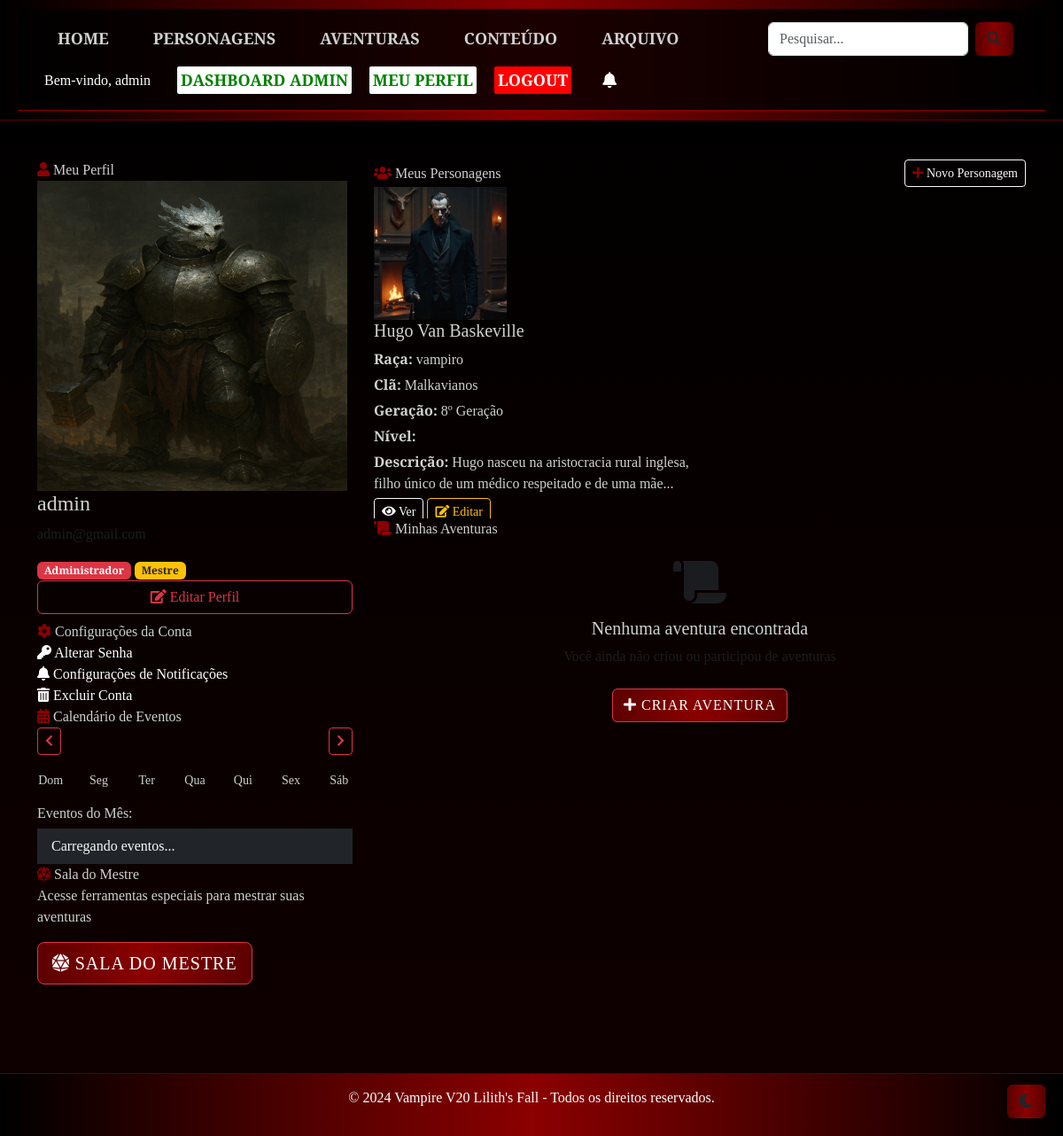
The app's page /player_dashboard (signed in) with its own data.
### app.py (models this page shows, shortened)
class User(UserMixin, db.Model):
    id = db.Column(db.Integer, primary_key=True)
    user = db.Column(db.String(150), unique=True, nullable=False)
    email = db.Column(db.String(150), unique=True, nullable=False)
    password = db.Column(db.String(150), nullable=False)
    is_admin = db.Column(db.Boolean, default=False)
    is_master = db.Column(db.Boolean, default=False)
    reset_token = db.Column(db.String(100), nullable=True)  # Token para recuperação de senha
    user_image = db.Column(db.String(255), nullable=True)  # Caminho da imagem do usuário
    adventure_notifications = db.Column(db.Boolean, default=True)
    character_notifications = db.Column(db.Boolean, default=True)
    system_notifications = db.Column(db.Boolean, default=True)

class ImportantCharacter(db.Model):
    id = db.Column(db.Integer, primary_key=True)
    name = db.Column(db.String(100), nullable=False)
    race = db.Column(db.String(50), nullable=False)  # Ex: 'vampire', 'human', 'demon', etc.
    clan = db.Column(db.String(100), nullable=False)
    bloodline = db.Column(db.String)
    personalidade = db.Column(db.Text)
    poderes_habilidades = db.Column(db.Text)
    conexoes = db.Column(db.Text)
    description = db.Column(db.Text, nullable=False)
    image = db.Column(db.String(255), nullable=True)  # Caminho da imagem
    created_by = db.Column(db.Integer, db.ForeignKey('user.id'))  # Criador do personagem
    visible = db.Column(db.Boolean, default=False, nullable=False)  # Visível para todos

### app.py (the view)
@app.route('/player_dashboard')
@login_required
def player_dashboard():
    user_characters = ImportantCharacter.query.filter_by(created_by=current_user.id).all()
    user_adventures = Adventure.query.filter_by(creator_id=current_user.id).all()
    return render_template('player_dashboard.html', user_characters=user_characters, user_adventures=user_adventures)

### templates/player_dashboard.html (shortened to what this page needs)
{% extends 'base.html' %}
{% block content %}
<div class="container mt-4">
    <div class="row">
        <div class="col-md-4">
            <div class="player-dashboard-card">
                <div class="card-header">
                    <i class="fas fa-user"></i> Meu Perfil
                </div>
                <div class="card-body">
                    <div class="profile-section">
                        {% if current_user.user_image %}
                           <img src="{{ url_for('static', filename=current_user.user_image) }}" class="profile-image" alt="Imagem de Perfil" style="height: 350px; width: 350px;">
                        {% else %}
                            <img src="{{ url_for('static', filename='img/user.jpg') }}" class="profile-image" alt="Imagem de Perfil" style="height: 350px; width: 350px;">
                        {% endif %}
                        <div class="profile-info">
                            <h4>{{ current_user.user }}</h4>
                            <p class="text-muted">{{ current_user.email }}</p>
                            {% if current_user.is_admin %}
                                <span class="badge bg-danger">Administrador</span>
                            {% endif %}
                            {% if current_user.is_master %}
                                <span class="badge bg-warning text-dark">Mestre</span>
                            {% endif %}
                        </div>
                    </div>
                    <a href="#" class="btn btn-outline-danger w-100 mb-2" data-bs-toggle="modal" data-bs-target="#editProfileModal">
                        <i class="fas fa-edit"></i> Editar Perfil
                    </a>
                </div>
            </div>
            <div class="player-dashboard-card">
                <div class="card-header">
                    <i class="fas fa-cog"></i> Configurações da Conta
                </div>
                <div class="card-body">
                    <a href="#" class="settings-option d-block text-decoration-none text-white" data-bs-toggle="modal" data-bs-target="#changePasswordModal">
                        <i class="fas fa-key"></i> Alterar Senha
                    </a>
                    <a href="#" class="settings-option d-block text-decoration-none text-white" data-bs-toggle="modal" data-bs-target="#notificationSettingsModal">
                        <i class="fas fa-bell"></i> Configurações de Notificações
                    </a>
                    <a href="#" class="settings-option d-block text-decoration-none text-white" data-bs-toggle="modal" data-bs-target="#deleteAccountModal">
                        <i class="fas fa-trash-alt"></i> Excluir Conta
                    </a>
                </div>
            </div>
            <div class="player-dashboard-card">
                <div class="card-header">
                    <i class="fas fa-calendar-alt"></i> Calendário de Eventos
                </div>
                <div class="card-body">
                    <div id="calendar-container">
                        <div class="d-flex justify-content-between align-items-center mb-3">
                            <button id="prev-month" class="btn btn-sm btn-outline-danger">
                                <i class="fas fa-chevron-left"></i>
                            </button>
                            <button id="next-month" class="btn btn-sm btn-outline-danger">
                                <i class="fas fa-chevron-right"></i>
                            </button>
                        </div>
                        <div class="row mb-2">
                            <div class="col text-center"><small>Dom</small></div>
                            <div class="col text-center"><small>Seg</small></div>
                            <div class="col text-center"><small>Ter</small></div>
                            <div class="col text-center"><small>Qua</small></div>
                            <div class="col text-center"><small>Qui</small></div>
                            <div class="col text-center"><small>Sex</small></div>
                            <div class="col text-center"><small>Sáb</small></div>
                        </div>
                        <div class="mt-3">
                            <h6>Eventos do Mês:</h6>
                            <ul id="events-list" class="list-group list-group-flush">
                                <li class="list-group-item bg-dark text-light border-danger">Carregando eventos...</li>
                            </ul>
                        </div>
                    </div>
                </div>
            </div>
            {% if current_user.is_master %}
            <div class="player-dashboard-card">
                <div class="card-header">
                    <i class="fas fa-dice-d20"></i> Sala do Mestre
                </div>
                <div class="card-body">
                    <p>Acesse ferramentas especiais para mestrar suas aventuras</p>
                    <a href="{{ url_for('sala_do_mestre') }}" class="btn btn-danger btn-lg">
                        <i class="fas fa-dice-d20"></i> Sala do Mestre
                    </a>
                </div>
            </div>
            {% endif %}
        </div>
        <div class="col-md-8">
            <div class="player-dashboard-card">
                <div class="card-header d-flex justify-content-between align-items-center">
                    <div>
                        <i class="fas fa-users"></i> Meus Personagens
                    </div>
                    <a href="{{ url_for('create_character') }}" class="btn btn-sm btn-outline-light">
                        <i class="fas fa-plus"></i> Novo Personagem
                    </a>
                </div>
                <div class="card-body">
                    {% if user_characters %}
                        <div class="row">
                            <div class="col-12">
                                <div class="character-container" style="max-height: 400px; overflow-y: auto;">
                                    <div class="row">
                                        {% for character in user_characters %}
                                            <div class="col-md-6 mb-4">
                                                <div class="character-card" style="height: 350px;">
                                                    {% if character.image %}
                                                        <img src="{{ url_for('static', filename=character.image) }}" class="character-img" alt="{{ character.name }}" style="height: 150px;">
                                                    {% else %}
                                                        <img src="{{ url_for('static', filename='img/default.jpg') }}" class="character-img" alt="Imagem padrão" style="height: 150px;">
                                                    {% endif %}
                                                    <div class="character-info">
                                                        <h5>{{ character.name }}</h5>
                                                        <p class="mb-1"><strong>Raça:</strong> {{ character.race }}</p>
                                                        {% if character.race.lower() == "vampiro" %}
                                                            <p class="mb-1"><strong>Clã:</strong> {{ character.clan }}</p>
                                                            <p class="mb-1"><strong>Geração:</strong> {{ character.bloodline }}</p>
                                                            <p class="mb-1"><strong>Nível:</strong> {{ character.level }}</p>
                                                        {% endif %}
                                                        <p class="mb-1"><strong>Descrição:</strong> {{ character.description|truncate(100) }}</p>
                                                    </div>
                                                    <div class="character-actions">
                                                        <a href="{{ url_for('character_detail', character_id=character.id) }}" class="btn btn-sm btn-outline-light">
                                                            <i class="fas fa-eye"></i> Ver
                                                        </a>
                                                        <a href="{{ url_for('edit_character', character_id=character.id) }}" class="btn btn-sm btn-outline-warning">
                                                            <i class="fas fa-edit"></i> Editar
                                                        </a>
                                                    </div>
                                                </div>
                                            </div>
                                        {% endfor %}
                                    </div>
                                </div>
                            </div>
                        </div>
                    {% endif %}
                </div>
            </div>
            <div class="player-dashboard-card">
                <div class="card-header">
                    <i class="fas fa-scroll"></i> Minhas Aventuras
                </div>
                <div class="card-body">
                    {% if user_adventures %}
                        <div class="activity-container" style="max-height: 400px; overflow-y: auto;">
                            <div class="row">
                                {% for adventure in user_adventures|sort(attribute='id', reverse=True) %}
                                    <div class="col-md-6 mb-3">
                                        <div class="activity-item" style="height: 200px; overflow-y: auto;">
                                            <h5>{{ adventure.title }}</h5>
                                            <p><strong>Solicitante:</strong> {{ adventure.requester }}</p>
                                            <p><strong>Recompensa:</strong> {{ adventure.reward }}</p>
                                            <p><strong>Status:</strong> <span class="badge {% if adventure.status == 'Disponivel' %}bg-success{% elif adventure.status == 'Em andamento' %}bg-warning{% else %}bg-danger{% endif %}">{{ adventure.status }}</span></p>
                                            <p><strong>Descrição:</strong> {{ adventure.description|truncate(100) }}</p>
                                            <a href="{{ url_for('adventure_detail', adventure_id=adventure.id) }}" class="btn btn-sm btn-outline-danger">Ver Detalhes</a>
                                        </div>
                                    </div>
                                {% endfor %}
                            </div>
                        </div>
                    {% else %}
                        <div class="text-center py-4">
                            <i class="fas fa-scroll fa-3x mb-3 text-muted"></i>
                            <h5>Nenhuma aventura encontrada</h5>
                            <p class="text-muted">Você ainda não criou ou participou de aventuras</p>
                            <a href="{{ url_for('create_adventure') }}" class="btn btn-danger mt-2">
                                <i class="fas fa-plus"></i> Criar Aventura
                            </a>
                        </div>
                    {% endif %}
                </div>
            </div>
        </div>
    </div>
</div>
{% endblock %}

### templates/base.html (shortened to what this page needs)
<!DOCTYPE html>
<html lang="pt-BR">
<head>
    <link rel="stylesheet" href="{{ url_for('static', filename='css/styles.css') }}">
    <link href="{{ url_for('static', filename='css/vampire-theme.css') }}" rel="stylesheet">
    <link href="https://cdn.jsdelivr.net/npm/bootstrap@5.3.0-alpha1/dist/css/bootstrap.min.css" rel="stylesheet">
    <link href="https://cdnjs.cloudflare.com/ajax/libs/font-awesome/5.10.0/css/all.min.css" rel="stylesheet">
    <link href="{{ url_for('static', filename='lib/owlcarousel/assets/owl.carousel.min.css') }}" rel="stylesheet">
    <link href="{{ url_for('static', filename='lib/tempusdominus/css/tempusdominus-bootstrap-4.min.css') }}" rel="stylesheet" />
</head>
<body>
    <header>
        <nav style="display: flex; align-items:center;">
            <ul style="display: flex; margin: 0; padding: 0;">
                <li><a href="{{ url_for('index') }}">Home</a></li>
                <li><a href="{{ url_for('characters') }}">Personagens</a>
                </li>
                <li><a href="{{ url_for('campaigns') }}">Aventuras</a>
                </li>
                <li><a href="{{ url_for('rules') }}">Conteúdo</a>
                </li>
                <li><a href="{{ url_for('archive') }}">Arquivo</a></li>
            </ul>
            <ul style="display: flex; justify-content: flex-end; list-style: none; align-items: center;">
                {% if current_user.is_authenticated %}
                <li style="margin-right: 20px;">
                    <span style="color: white;">Bem-vindo, {{ current_user.user }}</span>
                </li>
                {% if current_user.is_admin or current_user.is_master %}
                <li style="margin-right: 10px;">
                    <a href="{{ url_for('dashboard') }}" style="color: green; text-decoration: none; background-color: white; padding: 2px 4px; border-radius: 2px;">Dashboard Admin</a>
                </li>
                {% endif %}
                <li style="margin-right: 10px;">
                    <a href="{{ url_for('player_dashboard') }}" style="color: green; text-decoration: none; background-color: white; padding: 2px 4px; border-radius: 2px;">Meu Perfil</a>
                </li>
                <li>
                    <a href="{{ url_for('logout') }}" style="color: white; text-decoration: none; background-color: red; padding: 2px 4px; border-radius: 2px;">Logout</a>
                </li>
                <li style="margin-right: 15px; position: relative;">
                    <a href="#" id="notification-bell" style="color: white; font-size: 18px; position: relative;">
                        <i class="fas fa-bell"></i>
                    </a>
                </li>
                {% else %}
                <li>
                    <a href="{{ url_for('login') }}" style="color: red; text-decoration: none; background-color: white; padding: 2px 4px; border-radius: 2px;">Login</a>
                </li>
                {% endif %}
            </ul>
        </nav>
    </header>
    <main>
        {% block content %}{% endblock %}
    </main>
    <footer>
        <p>&copy; 2024 Vampire V20 Lilith's Fall - Todos os direitos reservados.</p>
    </footer>
</body>
</html>

### records on screen
User: user "admin", user_image (picture), email "admin@gmail.com"
ImportantCharacter: image (picture), name "Hugo Van Baskeville", race "vampiro", clan "Malkavianos", bloodline "8º Geração", description "Hugo nasceu na aristocracia rural inglesa, filho único de um médico respeitado e de uma mãe..."
